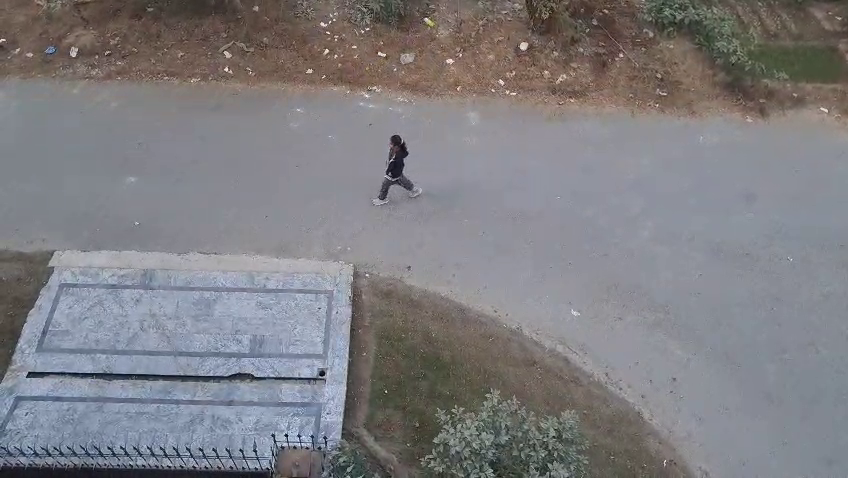
#> input picture Data/random_frame.png, 848 x 478 px, found by its file name
$ python homo_annotated.py
#> lines starting #> are read from the running program, lines starting #| are printed output that depends on the picture; after the words box and inside, x2 and y2 are one past the last pixel; in counts of white or black regions, pixels touching at a corner belong together
import cv2
import numpy as np
import random

# --------------------------------------------------
# LOAD RANDOM FRAME
# --------------------------------------------------
img = cv2.imread("random_frame.png")
#> img is the input picture: shape (478, 848, 3); mean B, G, R 129.1, 125.4, 126.6
if img is None:
    raise FileNotFoundError("random_frame.png not found")

h, w = img.shape[:2]
#> h = 478; w = 848

# --------------------------------------------------
# IMAGE POINTS (pixels) — measured by you
# Order:
# bottom-left, bottom-right, top-left, top-right
# --------------------------------------------------
image_pts = np.array([
    [23, 375],    # bottom-left
    [740, 403],   # bottom-right
    [99, 93],     # top-left
    [733, 132]    # top-right
], dtype=np.float32)

# --------------------------------------------------
# WORLD POINTS (meters) — rectangular ground plane
# Origin at top-left
# --------------------------------------------------
world_pts = np.array([
    [0.0, 5.5],     # bottom-left
    [11.5, 5.5],    # bottom-right
    [0.0, 0.0],     # top-left
    [11.5, 0.0]     # top-right
], dtype=np.float32)

# --------------------------------------------------
# COMPUTE HOMOGRAPHY (image to world)
# --------------------------------------------------
H, _ = cv2.findHomography(image_pts, world_pts)

print("Homography matrix (image to world):\n", H)

# --------------------------------------------------
# SELECT A RANDOM IMAGE POINT
# --------------------------------------------------
rand_x = random.randint(0, w - 1)
#> rand_x = 394
rand_y = random.randint(0, h - 1)
#> rand_y = 388

rand_pixel = np.array([[[rand_x, rand_y]]], dtype=np.float32)
#> rand_pixel = [[394, 388]]

# --------------------------------------------------
# PROJECT RANDOM POINT TO WORLD COORDINATES
# --------------------------------------------------
world_est = cv2.perspectiveTransform(rand_pixel, H)
#> world_est = [[5.78, 5.47]]
Xw, Yw = world_est[0, 0]
#> Xw = 5.78; Yw = 5.47

print(f"\nRandom image point (px): ({rand_x}, {rand_y})")
#| Random image point (px): (394, 388)
print(f"Mapped world coordinate (m): X = {Xw:.2f}, Y = {Yw:.2f}")
#| Mapped world coordinate (m): X = 5.78, Y = 5.47

# --------------------------------------------------
# ANNOTATION
# --------------------------------------------------
annotated = img.copy()

# Draw ground reference points
for i, (pt_img, pt_w) in enumerate(zip(image_pts, world_pts)):
    x, y = int(pt_img[0]), int(pt_img[1])
    cv2.circle(annotated, (x, y), 6, (255, 0, 0), -1)
    cv2.putText(
        annotated,
        f"W{tuple(pt_w)}",
        (x + 5, y - 5),
        cv2.FONT_HERSHEY_SIMPLEX,
        0.45,
        (255, 0, 0),
        1
    )
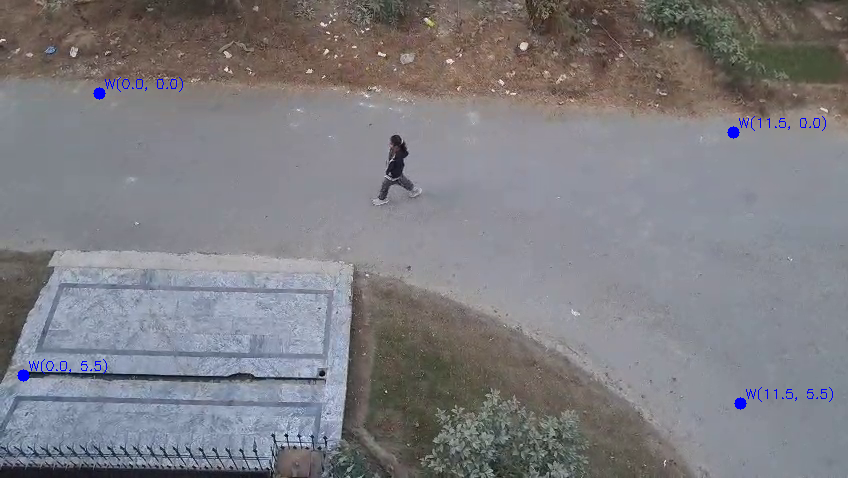
#> annotated: shape (478, 848, 3); 0.29% of pixels changed, all inside (x1, y1, x2, y2) = (17, 77, 833, 410)

# Draw random image point
cv2.circle(annotated, (rand_x, rand_y), 8, (0, 0, 255), -1)
cv2.putText(
    annotated,
    f"Img ({rand_x},{rand_y})",
    (rand_x + 5, rand_y - 5),
    cv2.FONT_HERSHEY_SIMPLEX,
    0.5,
    (0, 0, 255),
    1
)

# Display mapped world coordinates
cv2.putText(
    annotated,
    f"World (X={Xw:.2f} m, Y={Yw:.2f} m)",
    (20, 30),
    cv2.FONT_HERSHEY_SIMPLEX,
    0.8,
    (0, 255, 0),
    2
)
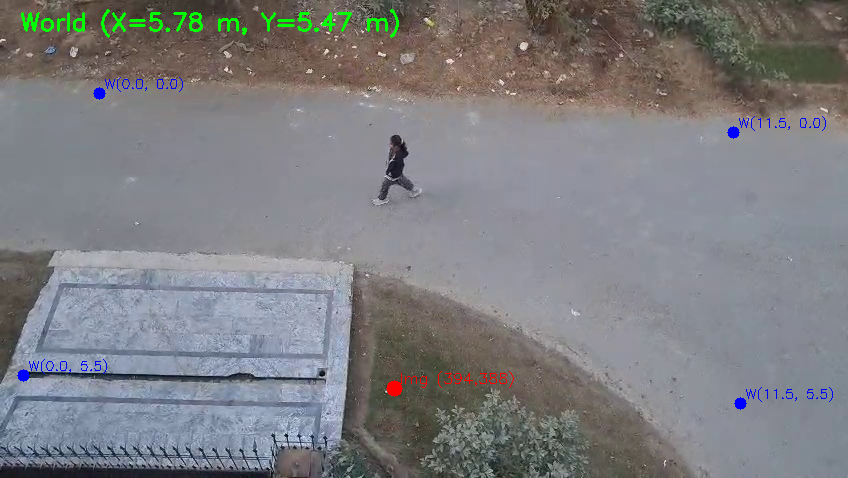
#> annotated: shape (478, 848, 3); mean B, G, R 128.9, 125.9, 125.9

# --------------------------------------------------
# SHOW & SAVE RESULT
# --------------------------------------------------
cv2.imshow("Victim Localization via Homography", annotated)
cv2.imwrite("random_frame_annotated.png", annotated)

cv2.waitKey(0)
cv2.destroyAllWindows()
